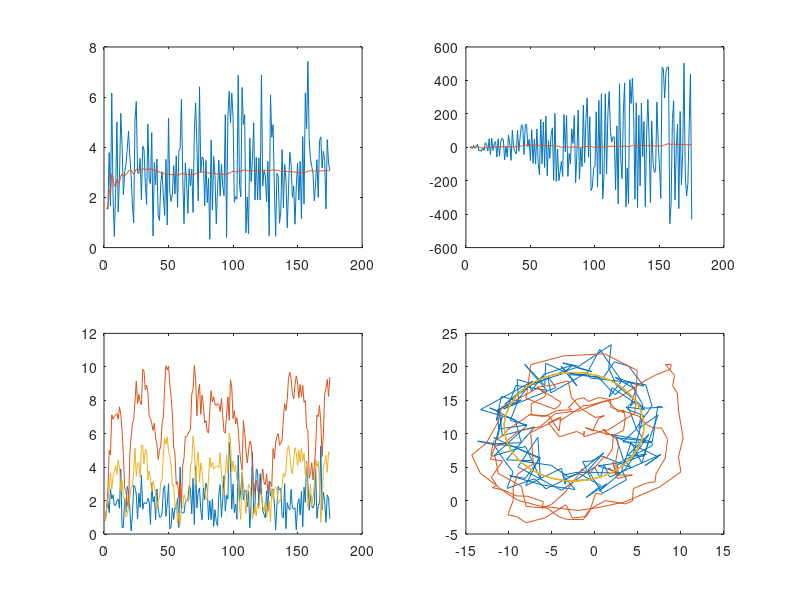

Source code (MATLAB):
% traj =[...
%     2.1000 4.3000;...
%     3.2618  5.2488;...
%     4.2295 6.3949;...
%     4.9701 7.6993;...
%     5.4585 9.1176;...
%     5.6779 10.6014;...
%     5.6209 12.1004;...
%     5.2895 13.5633;...
%     4.6948 14.9404;...
%     3.8573 16.1848;...
%     2.8054   17.2541];
% 
% m = traj;
% m = normrnd(traj,0.5);



clear;

dist = 1.5;
turn = 2*pi / 34.0;
measurement_noise = dist;
steps = 5*35;
init = [2.1; 4.3; 0.5];


traj = zeros(steps,2);
m  = zeros(steps,2); 
last = init;


% Extended Kalman Filter




f = @(x)[x(1)+x(4)*cos(x(3)+x(5));...
         x(2)+x(4)*sin(x(3)+x(5));...
         x(3)+x(5);...
         x(4);...
         x(5);...
        ];

h = @(x)[x(1);x(2)];

x_vec = [init;dist;turn];
for i=1:steps
    traj(i,:) = h(x_vec);
    m(i,:) = traj(i,:);
    m(i,:) = normrnd(h(x_vec),measurement_noise);
    
    x_vec = f(x_vec);
end



s = zeros(steps,1);
s_avg = zeros(steps,1);
a = zeros(steps,1);



for i =2:steps
    dx = m(i,1)-m(i-1,1);
    dy = m(i,2)-m(i-1,2);
    s(i) = sqrt(dx^2 + dy^2);
    s_avg(i) = sum(s(2:i))/(i-1);
    a(i) = atan2(dy,dx);    
    
    while abs(a(i)-a(i-1))>pi
        a(i) = 2*pi+a(i);
    end
end


da = zeros(steps,1);
th = zeros(steps,1);
da_avg = zeros(steps,1);
th_avg = zeros(steps,1);
for i = 3:steps
    da(i) = a(i)-a(i-1);
    th(i) = a(i) - (i-1)*da(i);
    
    da_avg(i) = sum(da(3:i))/(i-2);
    th_avg(i) = sum(th(3:i))/(i-2);
end

x_predict = zeros(steps,2);
x_est = zeros(steps,2);
error_measurement = zeros(steps,1);
error_predict = zeros(steps,1);
error_est = zeros(steps,1);

for i =1:steps
    if i<3
        x_est(i,:) = m(i,:);
        x_predict(i,:) = m(i,:);
    else
        x_predict(i,1) = x_est(i-1,1)+s_avg(i-1)*cos(th_avg(i-1)+(i-1)*da_avg(i-1));
        x_predict(i,2) = x_est(i-1,2)+s_avg(i-1)*sin(th_avg(i-1)+(i-1)*da_avg(i-1));
        
        
        %measure - update
        x_est(i,1) = (x_predict(i,1)+m(i,1))/2;
        x_est(i,2) = (x_predict(i,2)+m(i,2))/2;
        
    end
    error_measurement(i) = sqrt((m(i,1)-traj(i,1))^2 +(m(i,2)-traj(i,2))^2);
    error_predict(i) = sqrt((x_predict(i,1)-traj(i,1))^2 +(x_predict(i,2)-traj(i,2))^2);
    error_est(i) = sqrt((x_est(i,1)-traj(i,1))^2 +(x_est(i,2)-traj(i,2))^2);
end

subplot(2,2,1),plot([2:steps],s(2:steps),[2:steps],s_avg(2:steps))
subplot(2,2,2),plot([3:steps],th(3:steps),[3:steps],th_avg(3:steps))
subplot(2,2,3),plot([1:steps],error_measurement,[1:steps],error_predict,[1:steps],error_est)
subplot(2,2,4),plot(m(:,1),m(:,2),x_predict(:,1),x_predict(:,2),traj(:,1),traj(:,2))
